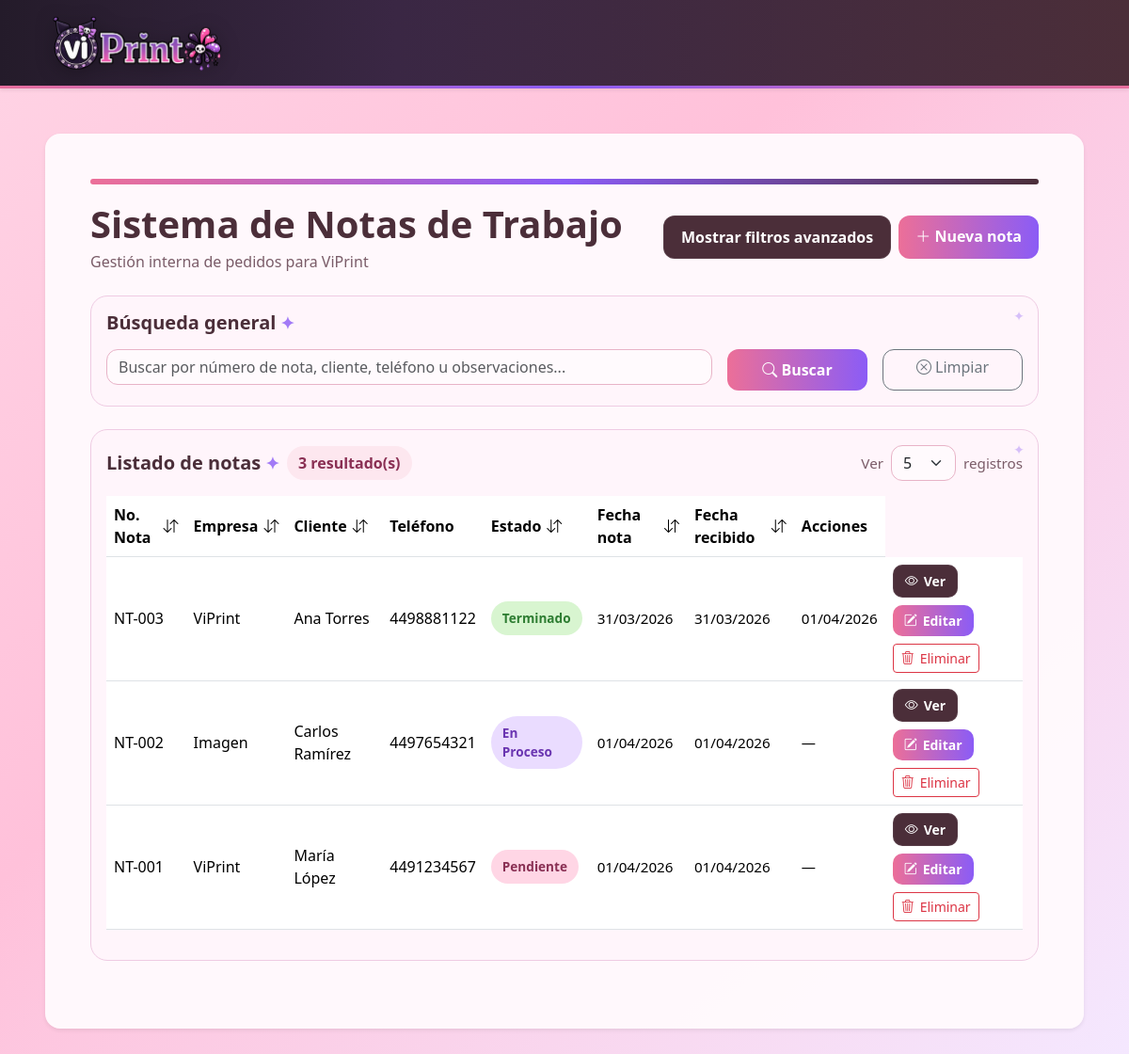
The page / on the database its author committed.
### tables this page shows
CREATE TABLE notas_trabajo (
    id INT AUTO_INCREMENT PRIMARY KEY,
    numero_nota VARCHAR(50) NOT NULL,
    empresa ENUM('ViPrint', 'Imagen') NOT NULL,
    detalle_cliente VARCHAR(300) NOT NULL,
    telefono_cliente VARCHAR(20),
    observaciones TEXT,
    fecha_nota DATE NOT NULL,
    fecha_recibido DATE NOT NULL,
    fecha_concluido DATE NULL,
    estado ENUM('pendiente', 'en_proceso', 'terminado', 'entregado', 'cancelado') NOT NULL DEFAULT 'pendiente',
    created_at TIMESTAMP DEFAULT CURRENT_TIMESTAMP,
    updated_at TIMESTAMP DEFAULT CURRENT_TIMESTAMP ON UPDATE CURRENT_TIMESTAMP
);

### includes/helpers.php (called while the page is built)
<?php
function formatearFecha($fecha) {
    if (empty($fecha) || $fecha === '0000-00-00') {
        return '—';
    }
    return date('d/m/Y', strtotime($fecha));
}
function claseEstado($estado) {
    return match ($estado) {
        'pendiente' => 'status-pendiente',
        'en_proceso' => 'status-en_proceso',
        'terminado' => 'status-terminado',
        'entregado' => 'status-entregado',
        'cancelado' => 'status-cancelado',
        default => 'status-pendiente'
    };
}
function textoEstado($estado) {
    return match ($estado) {
        'en_proceso' => 'En proceso',
        default => ucfirst(str_replace('_', ' ', $estado))
    };
}

### index.php (the view, shortened to what this page needs)
<?php
require_once 'config/database.php';
require_once 'includes/helpers.php';
$busqueda = isset($_GET['busqueda']) ? trim($_GET['busqueda']) : '';
$empresa = isset($_GET['empresa']) ? trim($_GET['empresa']) : '';
$estado = isset($_GET['estado']) ? trim($_GET['estado']) : '';
$fecha_nota = isset($_GET['fecha_nota']) ? trim($_GET['fecha_nota']) : '';
$fecha_recibido = isset($_GET['fecha_recibido']) ? trim($_GET['fecha_recibido']) : '';
$fecha_concluido = isset($_GET['fecha_concluido']) ? trim($_GET['fecha_concluido']) : '';
$sort = isset($_GET['sort']) ? $_GET['sort'] : 'id';
$direction = isset($_GET['direction']) ? strtolower($_GET['direction']) : 'desc';
$per_page = isset($_GET['per_page']) ? (int) $_GET['per_page'] : 5;
$pagina_actual = isset($_GET['pagina']) ? (int) $_GET['pagina'] : 1;
$allowed_sort_columns = [
    'numero_nota' => 'numero_nota',
    'empresa' => 'empresa',
    'detalle_cliente' => 'detalle_cliente',
    'estado' => 'estado',
    'fecha_nota' => 'fecha_nota',
    'fecha_recibido' => 'fecha_recibido',
    'fecha_concluido' => 'fecha_concluido',
    'id' => 'id'
];
$offset = ($pagina_actual - 1) * $per_page;
$where = " WHERE 1=1";
$params = [];
$types = "";
$filtros_activos = !empty($empresa) || !empty($estado) || !empty($fecha_nota) || !empty($fecha_recibido) || !empty($fecha_concluido);
$sql_total = "SELECT COUNT(*) as total FROM notas_trabajo" . $where;
$stmt_total = $conn->prepare($sql_total);
$stmt_total->execute();
$resultado_total = $stmt_total->get_result();
$total_filas = $resultado_total->fetch_assoc()['total'];
$order_by = $allowed_sort_columns[$sort];
$sql = "SELECT * FROM notas_trabajo" . $where . " ORDER BY $order_by $direction LIMIT ? OFFSET ?";
$stmt = $conn->prepare($sql);
$params_main = $params;
$types_main = $types . "ii";
$params_main[] = $per_page;
$params_main[] = $offset;
$stmt->bind_param($types_main, ...$params_main);
$stmt->execute();
$resultado = $stmt->get_result();
function buildQuery($overrides = [])
{
    $query = array_merge($_GET, $overrides);
    return http_build_query($query);
}
function nextDirection($currentSort, $column, $currentDirection)
{
    return 'asc';
}
function sortIcon($currentSort, $column, $currentDirection)
{
    if ($currentSort !== $column) {
        return '<i class="bi bi-arrow-down-up"></i>';
    }
    return $currentDirection === 'asc'
        ? '<i class="bi bi-sort-down-alt"></i>'
        : '<i class="bi bi-sort-down"></i>';
}
?>
<?php include 'includes/header.php'; ?>
<body data-filters-active="<?php echo $filtros_activos ? '1' : '0'; ?>">
    <?php include 'includes/navbar.php'; ?>
    <div class="container-fluid my-5 px-4 px-md-5">
        <div class="card shadow-sm border-0 rounded-4 main-card">
            <div class="card-body p-4 p-md-5">
                <div class="page-accent"></div>
                <div class="d-flex flex-column flex-md-row justify-content-between align-items-md-center gap-3 mb-4">
                    <div>
                        <h1 class="mb-1">Sistema de Notas de Trabajo</h1>
                        <p class="text-muted mb-0">Gestión interna de pedidos para ViPrint</p>
                    </div>
                    <div class="d-flex gap-2 flex-wrap">
                        <button type="button" id="toggleFiltersBtn" class="btn btn-dark-soft filters-toggle-btn">
                        </button>
                        <a href="modules/notas/create.php" class="btn btn-pink">
                            <i class="bi bi-plus-lg"></i> Nueva nota
                        </a>
                    </div>
                </div>
                <div class="soft-panel mb-4">
                    <h5 class="section-title mb-3">Búsqueda general</h5>
                    <form method="GET" action="index.php" class="row g-3">
                        <div class="col-md-8">
                            <input type="text" name="busqueda" class="form-control"
                                placeholder="Buscar por número de nota, cliente, teléfono u observaciones..."
                                value="<?php echo htmlspecialchars($busqueda); ?>">
                        </div>
                        <div class="col-md-2 d-grid">
                            <button type="submit" class="btn btn-pink">
                                <i class="bi bi-search"></i> Buscar
                            </button>
                        </div>
                        <div class="col-md-2 d-grid">
                            <a href="index.php" class="btn btn-outline-secondary search-clear-btn">
                                <i class="bi bi-x-circle"></i> Limpiar
                            </a>
                        </div>
                    </form>
                </div>
                <div class="soft-panel mb-4">
                    <div class="d-flex justify-content-between align-items-center mb-3 flex-wrap gap-3">
                        <div class="d-flex align-items-center gap-2 flex-wrap">
                            <h5 class="section-title mb-0">Listado de notas</h5>
                            <span class="note-count-badge"><?php echo $total_filas; ?> resultado(s)</span>
                        </div>
                        <form method="GET" action="index.php" class="d-flex align-items-center gap-2">
                            <label class="results-meta mb-0">Ver</label>
                            <select name="per_page" class="form-select" onchange="this.form.submit()">
                                <option value="5" <?php echo $per_page == 5 ? 'selected' : ''; ?>>5</option>
                            </select>
                            <label class="results-meta mb-0">registros</label>
                        </form>
                    </div>
                    <div class="table-responsive">
                        <table class="table align-middle table-hover">
                            <thead>
                                <tr>
                                    <th>
                                        <a class="table-sort-link"
                                            href="index.php?<?php echo buildQuery(['sort' => 'numero_nota', 'direction' => nextDirection($sort, 'numero_nota', $direction), 'pagina' => 1]); ?>">
                                            No. Nota <?php echo sortIcon($sort, 'numero_nota', $direction); ?>
                                        </a>
                                    </th>
                                    <th>
                                        <a class="table-sort-link"
                                            href="index.php?<?php echo buildQuery(['sort' => 'empresa', 'direction' => nextDirection($sort, 'empresa', $direction), 'pagina' => 1]); ?>">
                                            Empresa <?php echo sortIcon($sort, 'empresa', $direction); ?>
                                        </a>
                                    </th>
                                    <th>
                                        <a class="table-sort-link"
                                            href="index.php?<?php echo buildQuery(['sort' => 'detalle_cliente', 'direction' => nextDirection($sort, 'detalle_cliente', $direction), 'pagina' => 1]); ?>">
                                            Cliente <?php echo sortIcon($sort, 'detalle_cliente', $direction); ?>
                                        </a>
                                    </th>
                                    <th>Teléfono</th>
                                    <th>
                                        <a class="table-sort-link"
                                            href="index.php?<?php echo buildQuery(['sort' => 'estado', 'direction' => nextDirection($sort, 'estado', $direction), 'pagina' => 1]); ?>">
                                            Estado <?php echo sortIcon($sort, 'estado', $direction); ?>
                                        </a>
                                    </th>
                                    <th>
                                        <a class="table-sort-link"
                                            href="index.php?<?php echo buildQuery(['sort' => 'fecha_nota', 'direction' => nextDirection($sort, 'fecha_nota', $direction), 'pagina' => 1]); ?>">
                                            Fecha nota <?php echo sortIcon($sort, 'fecha_nota', $direction); ?>
                                        </a>
                                    </th>
                                    <th>
                                        <a class="table-sort-link"
                                            href="index.php?<?php echo buildQuery(['sort' => 'fecha_recibido', 'direction' => nextDirection($sort, 'fecha_recibido', $direction), 'pagina' => 1]); ?>">
                                            Fecha recibido <?php echo sortIcon($sort, 'fecha_recibido', $direction); ?>
                                        </a>
                                    </th>
                                    <th>Acciones</th>
                                </tr>
                            </thead>
                            <tbody>
                                <?php if ($resultado && $resultado->num_rows > 0): ?>
                                    <?php while ($nota = $resultado->fetch_assoc()): ?>
                                        <tr>
                                            <td><?php echo htmlspecialchars($nota['numero_nota']); ?></td>
                                            <td><?php echo htmlspecialchars($nota['empresa']); ?></td>
                                            <td><?php echo htmlspecialchars($nota['detalle_cliente']); ?></td>
                                            <td><?php echo htmlspecialchars($nota['telefono_cliente']); ?></td>
                                            <td>
                                                <span class="badge-status <?php echo claseEstado($nota['estado']); ?>">
                                                    <?php echo textoEstado($nota['estado']); ?>
                                                </span>
                                            </td>
                                            <td class="table-date-muted"><?php echo formatearFecha($nota['fecha_nota']); ?></td>
                                            <td class="table-date-muted"><?php echo formatearFecha($nota['fecha_recibido']); ?>
                                            </td>
                                            <td class="table-date-muted"><?php echo formatearFecha($nota['fecha_concluido']); ?>
                                            </td>
                                            <td>
                                                <div class="actions-group">
                                                    <a href="modules/notas/show.php?id=<?php echo $nota['id']; ?>"
                                                        class="btn btn-sm btn-dark-soft icon-btn">
                                                        <i class="bi bi-eye"></i> Ver
                                                    </a>
                                                    <a href="modules/notas/edit.php?id=<?php echo $nota['id']; ?>"
                                                        class="btn btn-sm btn-pink icon-btn">
                                                        <i class="bi bi-pencil-square"></i> Editar
                                                    </a>
                                                    <a href="modules/notas/delete.php?id=<?php echo $nota['id']; ?>"
                                                        class="btn btn-sm btn-outline-danger icon-btn btn-delete-note">
                                                        <i class="bi bi-trash3"></i> Eliminar
                                                    </a>
                                                </div>
                                            </td>
                                        </tr>
                                    <?php endwhile; ?>
                                <?php endif; ?>
                            </tbody>
                        </table>
                    </div>
                </div>
            </div>
        </div>
    </div>
    <?php include 'includes/footer.php'; ?>

### rows shown on the page
notas_trabajo: numero_nota "NT-003", empresa "ViPrint", detalle_cliente "Ana Torres", telefono_cliente "4498881122", estado "Terminado", fecha_nota "31/03/2026", fecha_recibido "31/03/2026", fecha_concluido "01/04/2026"
notas_trabajo: numero_nota "NT-002", empresa "Imagen", detalle_cliente "Carlos Ramírez", telefono_cliente "4497654321", estado "En Proceso", fecha_nota "01/04/2026", fecha_recibido "01/04/2026", fecha_concluido "—"
notas_trabajo: numero_nota "NT-001", empresa "ViPrint", detalle_cliente "María López", telefono_cliente "4491234567", estado "Pendiente", fecha_nota "01/04/2026", fecha_recibido "01/04/2026", fecha_concluido "—"

### other values the page prints
$total_filas "3"
